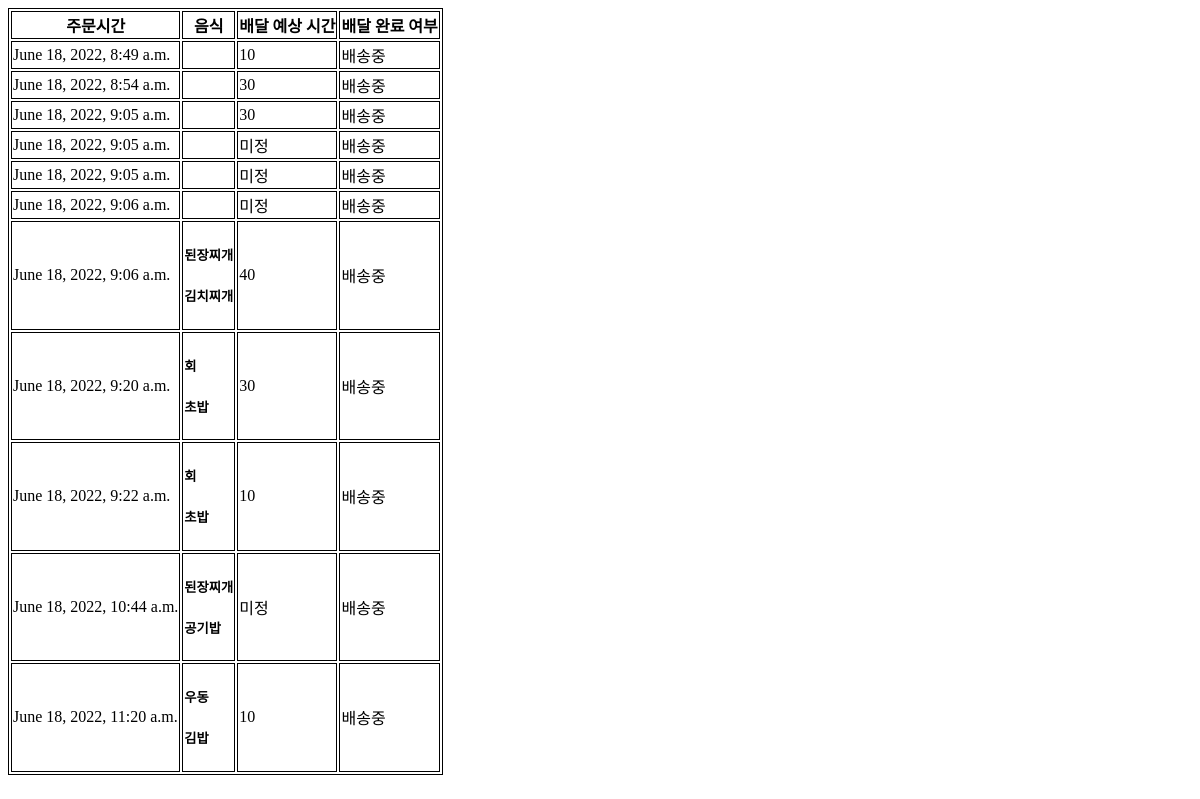
/order/order/, run on an earlier commit of the app's database.
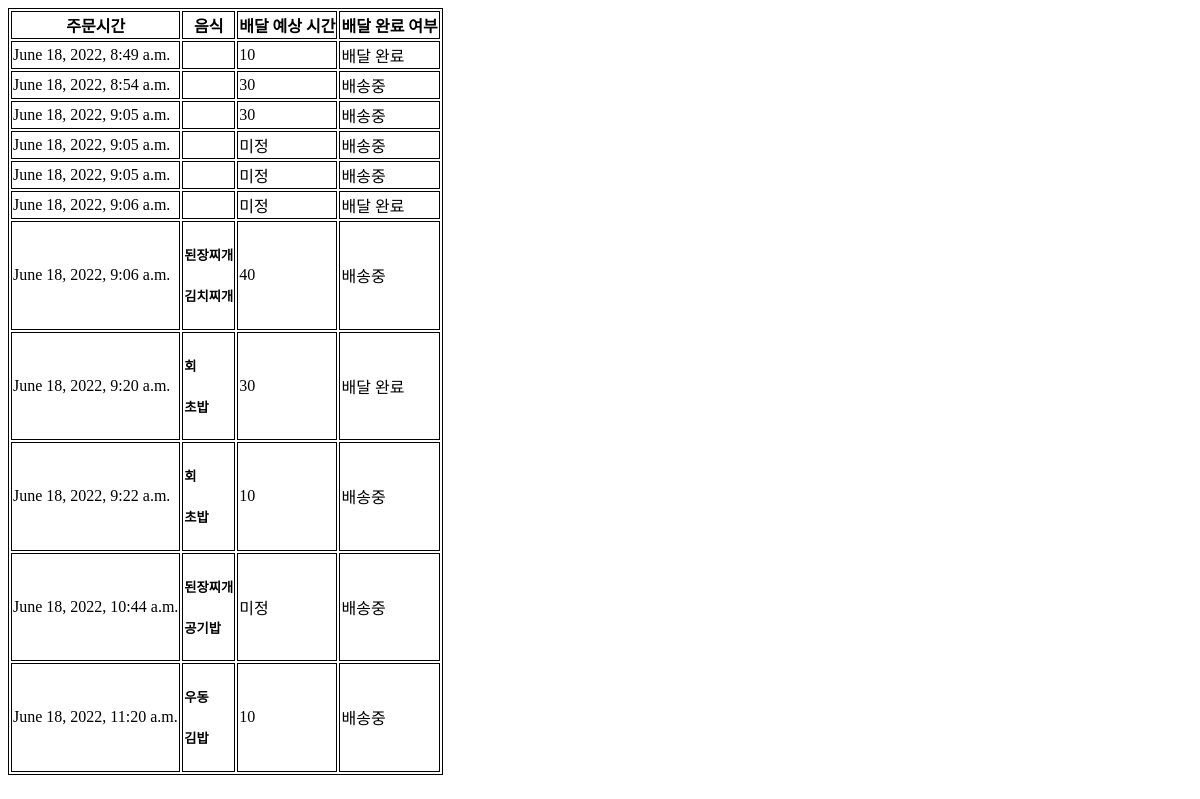
And on a later commit of the database.
### order/models.py (models this page shows)
class Orders(models.Model):
    shop=models.ForeignKey(Shop,on_delete=models.CASCADE)
    order_date=models.DateTimeField('date ordered')
    address=models.CharField(max_length=40)
    estimated_time=models.IntegerField(default=-1)
    deliver_finish=models.BooleanField(default=0)

### order/views.py (the view)
# urls.py: path("order/",views.order,name="order"),
@csrf_exempt
def order(request):
    if request.method=="POST":
        address=request.POST['address']
        shop=request.POST['shop']
        order_date= timezone.now()
        food_list=request.POST.getlist('menu')
        shop_item=Shop.objects.get(pk=int(shop))
        shop_item.orders_set.create(address=address,order_date=order_date,shop=int(shop))
        order_item=Orders.objects.get(pk=shop_item.orders_set.latest('id').id)# 오더 테이블 상 마지막 id
        for food in food_list:
           order_item.order_foodlist_set.create(food_name=food)
        return render (request, 'order/success.html')
    elif request.method=='GET':
        order_list=Orders.objects.all()
        return render (request, 'order/order_list.html', {'order_list':order_list})

### order/templates/order/order_list.html (shortened to what this page needs)
<!DOCTYPE html>
<html lang="en">
<head>
</head>
<body>
    <table style="border: 1px solid black;">
        <tr style="border: 1px solid black;">
            <th style="border: 1px solid black;">주문시간</th>
            <th style="border: 1px solid black;">음식</th>
            <th style="border: 1px solid black;">배달 예상 시간</th>
            <th style="border: 1px solid black;">배달 완료 여부</th>
        </tr>
        {% for order in order_list %}
        <tr style="border: 1px solid black;">
            <td style="border: 1px solid black;">
                {{order.order_date}}
            </td>
            <td style="border: 1px solid black;">
                {%for food in order.order_foodlist_set.all %}
                <h5>{{food.food_name}}</h5>
                {% endfor %}
            </td>
            <td style="border: 1px solid black;">
            {%if order.estimated_time == -1%}
                미정
            {%else%}
                {{order.estimated_time}}
            {%endif%}
            </td>
            <td style="border: 1px solid black;">
            {%if order.deliver_finish == 0 %}
                배송중
            {% else %}
                배달 완료
            {%endif%}
            </td>
        </tr>
        {% endfor %}
    </table>
</body>
</html>

What changed in the data, as far as the page shows it:
changed Orders "June 18, 2022, 8:49 a.m.": deliver_finish "배송중" → "배달 완료"
changed Orders (number 6 of 11 on the later page): deliver_finish "배송중" → "배달 완료"
changed Orders "June 18, 2022, 9:20 a.m.": deliver_finish "배송중" → "배달 완료"
